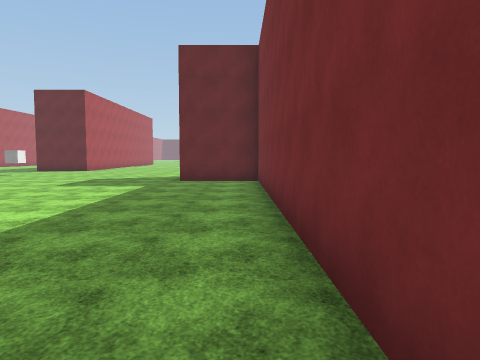
[1] (above)

24 first-person views from a walk through a Unity game level. The camera is 1.5 m above the floor, tilts 4° down and sees 70° across. The floor is counted in squares, 2 m on a side. Each view is taken from the middle of a square. On the plan, view 1 faces up. The plan holds only what a view shows up to about 11 squares ahead; the rest is blank. The place goes on beyond the plan. Flat ground stands in for the terrain. The player is left out. Surface patterns are stand-ins for the level's own textures.

[2]
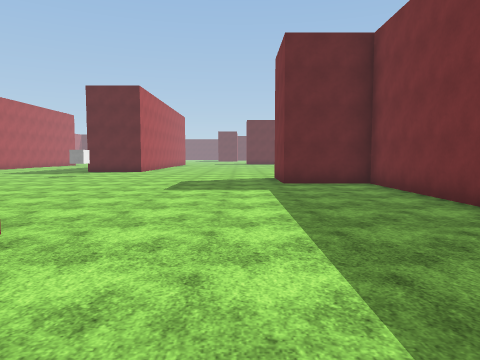

[3]
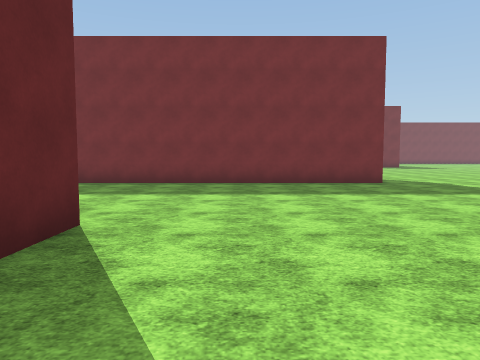

[4]
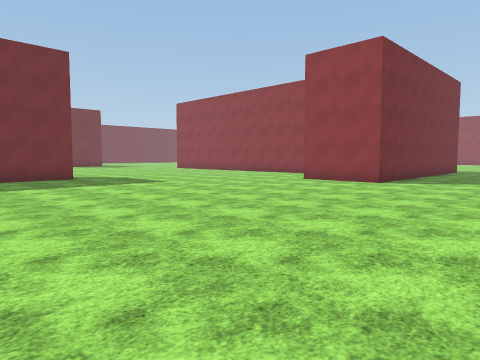

[5]
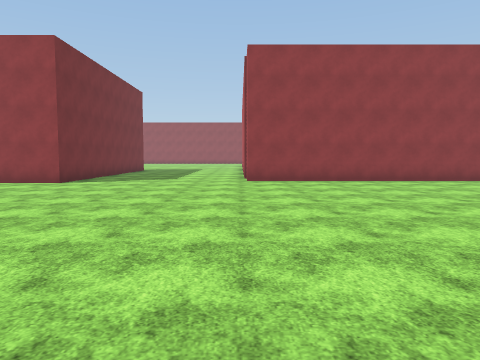

[6]
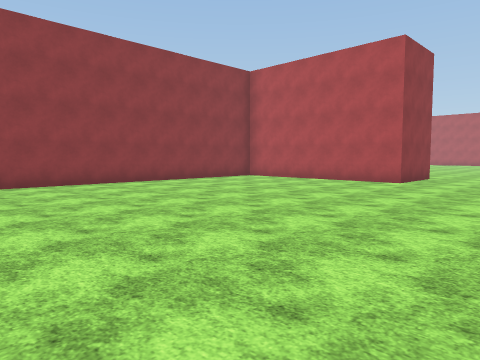

[7]
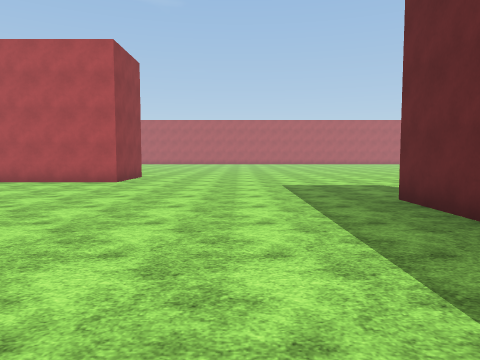

[8]
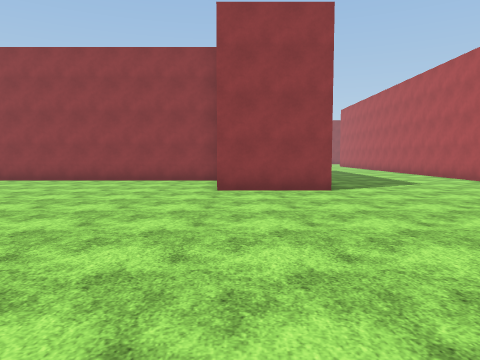

[9]
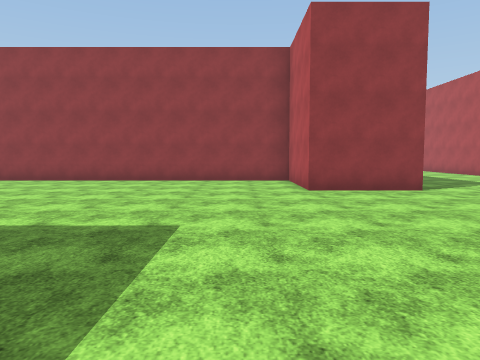

[10]
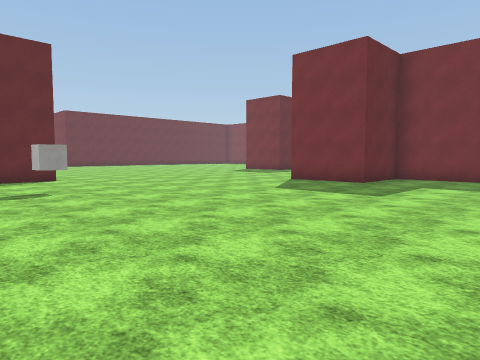

[11]
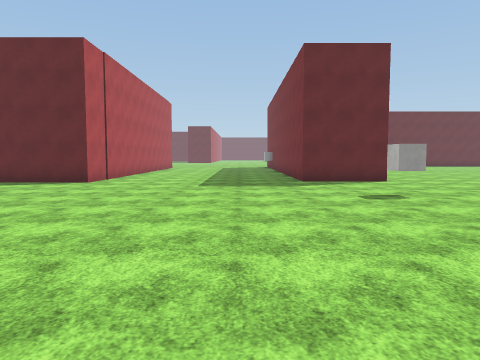

[12]
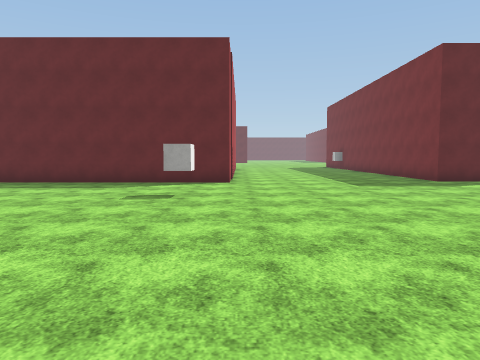

[13]
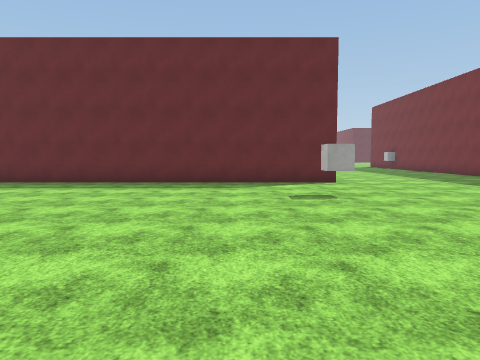

[14]
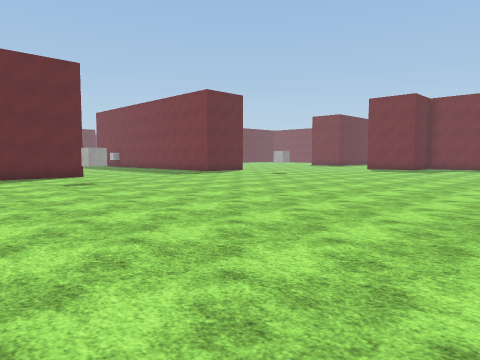

[15]
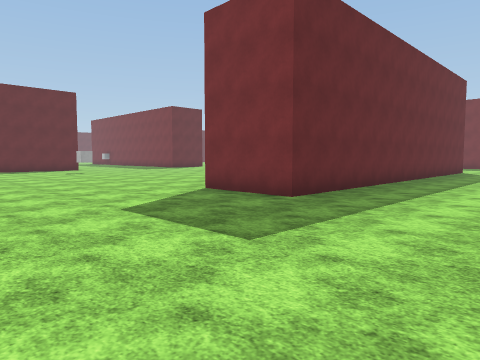

[16]
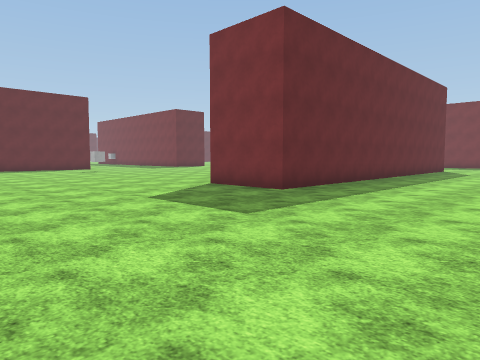

[17]
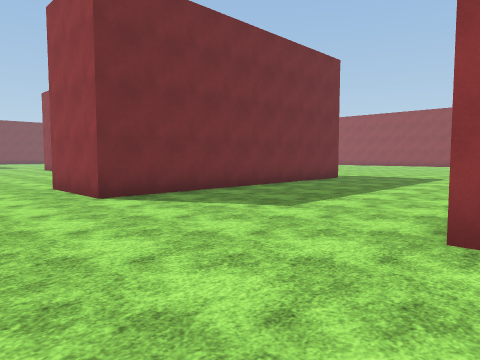

[18]
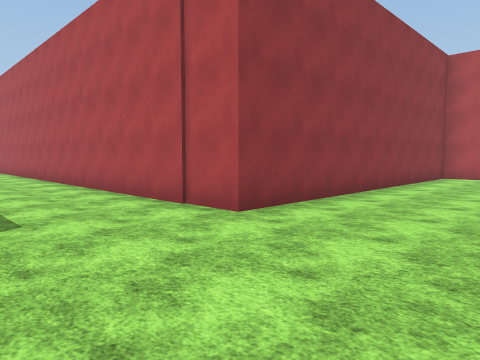

[19]
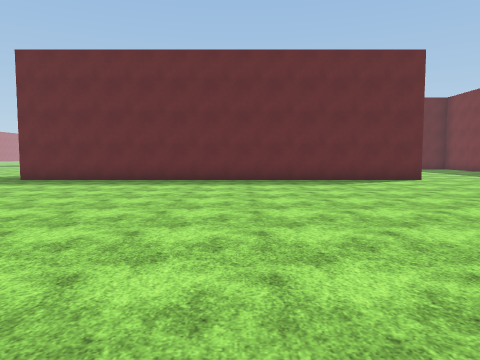

[20]
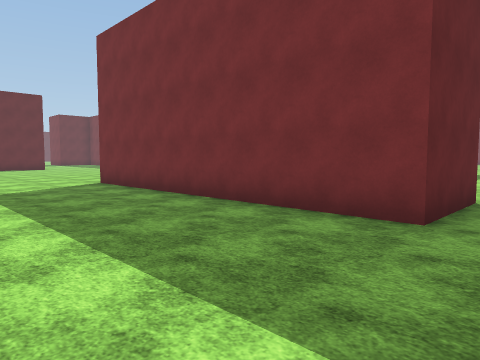

[21]
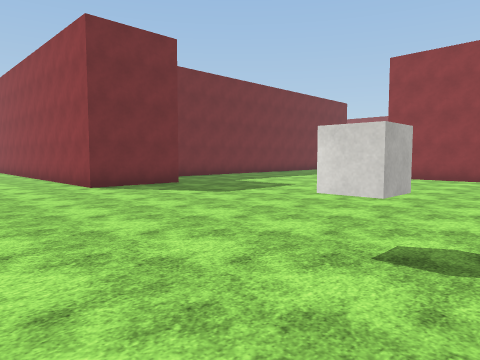

[22]
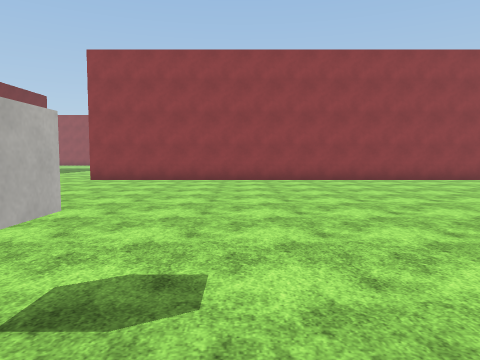

[23]
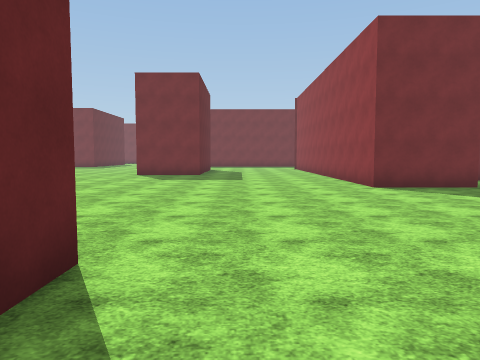

[24]
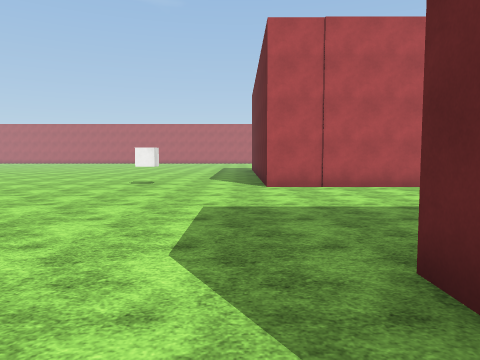

### Floor plan
Points are (right, up) in squares from view 1. A wall is a line through its corners. A room is listed if a view was taken in it or the views show most of it. See-through windows are left out.
Room 1 (views 1, 2, 3, 4, 5, 6, 7, 8, 9, 10, 11, 12, 13, 14, 15, 16, 17, 18, 19, 20, 21, 22, 23, 24)
walls: (-5.2, 1.7) (-17.9, 1.7) (-17.9, 4.2); (-17.6, 4.2) (-5.2, 4.2); (0.6, -4) (0.6, 10.3) (-1.8, 10.3) (-1.8, 12.8) (2.4, 12.8); (-24.1, -4.5) (-21.8, -4.5) (-21.8, -9.9); (-21.4, -10.2) (-12.2, -10.2) (-12.2, -19.5); (-7.6, 17.1) (-10.1, 17.1) (-10.1, 18); (-16.3, 18.5) (-16.3, 16.6) (-24.5, 16.6); (-4.5, -17.8) (-7, -17.8) (-7, -9.5) (-4.5, -9.5) (-4.5, -12.5) (2.5, -12.5)
objects: cube (-17, 13); cube (-9, 13)

Where each view was taken, in squares from view 1:
view 1: 0 up, 0 right, facing up
view 2: 1 up, 3 left, facing up
view 3: 0 up, 9 left, facing right
view 4: 0 up, 11 left, facing down-right
view 5: 0 up, 12 left, facing down
view 6: 1 down, 12 left, facing down-left
view 7: 1 down, 12 left, facing left
view 8: 2 down, 5 left, facing down
view 9: 2 down, 3 left, facing down
view 10: 6 up, 11 left, facing up-right
view 11: 7 up, 12 left, facing up
view 12: 7 up, 16 left, facing up
view 13: 7 up, 19 left, facing up
view 14: 4 up, 21 left, facing up-right
view 15: 2 down, 23 left, facing up-right
view 16: 3 down, 24 left, facing up-right
view 17: 7 down, 13 left, facing down-right
view 18: 7 down, 9 left, facing down-left
view 19: 9 down, 11 left, facing up
view 20: 19 down, 11 left, facing up-right
view 21: 16 up, 10 left, facing down-right
view 22: 15 up, 10 left, facing down
view 23: 16 up, 10 left, facing right
view 24: 16 up, 8 left, facing left
